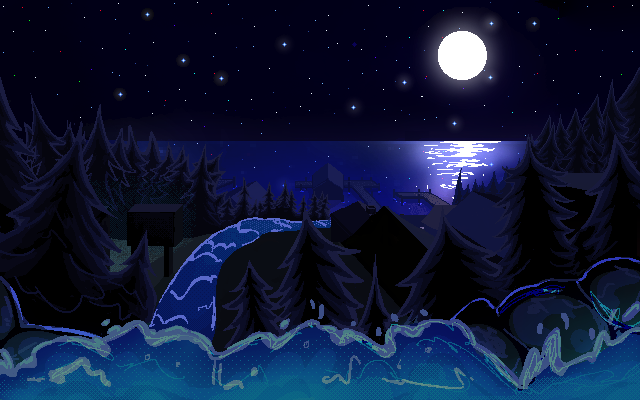

A level layout from a 2D game, rendered from its tile map. Below: a short description, then the map file with tile-grid data replaced by summaries:
An orthogonal 40x25 tile map with 16x16 px tiles, 3 tile layers (Back, Buildings, Front).

<map version="1.10" tiledversion="1.10.2" orientation="orthogonal" renderorder="right-down" compressionlevel="0" width="40" height="25" tilewidth="16" tileheight="16" infinite="0" nextlayerid="7" nextobjectid="1">
 <tileset firstgid="1" name="QuinnView" tilewidth="16" tileheight="16" tilecount="1000" columns="40">
  <image source="QuinnView.png" width="640" height="400" />
 </tileset>
 <layer id="1" name="Back" width="40" height="25">
  <data>[1000 cells, 1000 non-empty, 1000 distinct tile ids]</data>
 </layer>
 <layer id="2" name="Buildings" width="40" height="25">
  <data>[1000 cells, 0 non-empty, 0 distinct tile ids]</data>
 </layer>
 <layer id="3" name="Front" width="40" height="25">
  <data>[1000 cells, 0 non-empty, 0 distinct tile ids]</data>
 </layer>
 <objectgroup id="4" name="Back" />
 <objectgroup id="5" name="Buildings" />
 <objectgroup id="6" name="Front" />
</map>